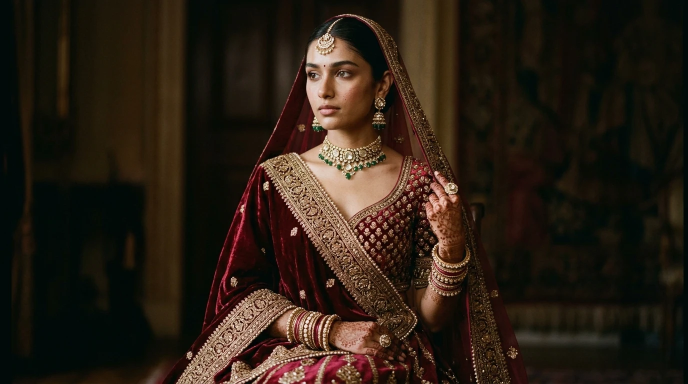
#> input picture assets/images/anzara-editorial-1600.webp, 1376 x 768 px, given in place of media_1791977311474_4f5a0861.png, which was not available (shown at 1/2 size)
$ python prepare_hero_reel_assets.py
#> lines starting #> are read from the running program, lines starting #| are printed output that depends on the picture; pictures that were not available may be replaced by others from this repository, and a replacement may not be noted
import os
from pathlib import Path
from PIL import Image, ImageOps, ImageEnhance

SRC_DIR = Path('C:/Users/user/.gemini/antigravity/brain/1cf3e02f-f0d5-46e5-b186-ba58f449fd72/.user_uploaded')
DEST_DIR = Path('c:/Users/user/Downloads/dmwithsaiful/assets/images')
DEST_DIR.mkdir(parents=True, exist_ok=True)

# Process the 3 images from user
user_images = [
    ('media_1791977311474_4f5a0861.png', 'hero-reel-1.webp'), # green wireframe 3d
    ('media_1791977313670_cfd0c183.png', 'hero-reel-2.webp'), # iridescent chrome 3d head
    ('media_1791977358140_a06ba875.png', 'hero-reel-3.webp'), # digital UI smartwatch
]

for src_name, dest_name in user_images:
    src_path = SRC_DIR / src_name
    im = Image.open(src_path).convert('RGB')
#> im is the input picture: PIL image 1376x768 RGB; mean R, G, B 42.2, 30.9, 20.3
    w, h = im.size
#> w = 1376; h = 768
    # crop square
    dim = min(w, h)
#> dim = 768
    left = (w - dim) // 2
#> left = 304
    top = (h - dim) // 2
#> top = 0
    cropped = im.crop((left, top, left + dim, top + dim))
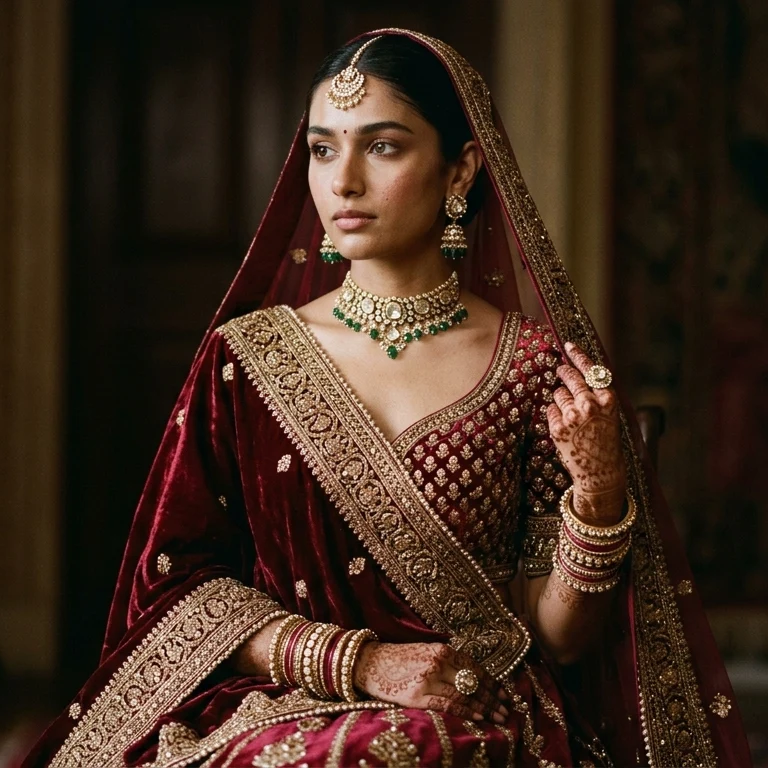
#> cropped: PIL image 768x768 RGB; mean R, G, B 62.8, 42.7, 29.7
    # resize to 400x400
    resized = cropped.resize((400, 400), Image.Resampling.LANCZOS)

    # Slight contrast enhance
    enhancer = ImageEnhance.Contrast(resized)
    enhanced = enhancer.enhance(1.08)
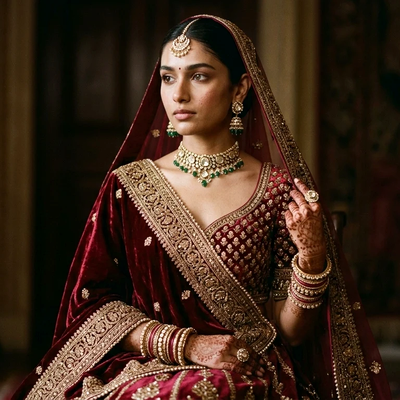
#> enhanced: PIL image 400x400 RGB; mean R, G, B 63.6, 41.9, 28

    out_path = DEST_DIR / dest_name
    enhanced.save(out_path, 'WEBP', quality=92)
#> (the run stopped early here; a loop or call above may not have finished)

$ run again, on assets/images/azran-editorial-1600.webp
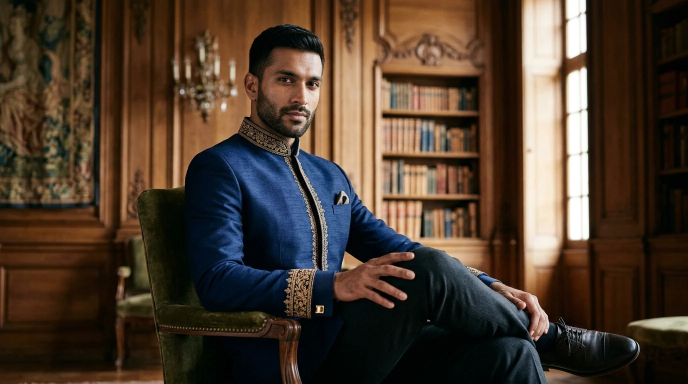
#> input picture assets/images/azran-editorial-1600.webp, 1376 x 768 px, given in place of media_1791977311474_4f5a0861.png, which was not available (shown at 1/2 size)
#> im is the input picture: PIL image 1376x768 RGB; mean R, G, B 75.1, 58.9, 45.3
#> `cropped = im.crop((left, top, left + dim, top + dim))`:
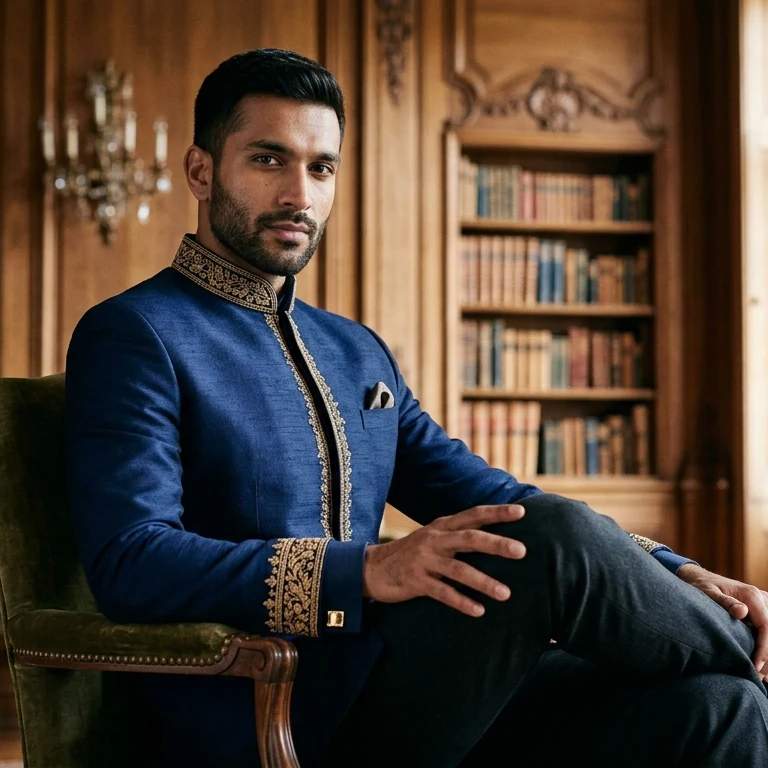
#> cropped: PIL image 768x768 RGB; mean R, G, B 77.4, 62.8, 52

$ run again, on assets/images/m14-1600.webp
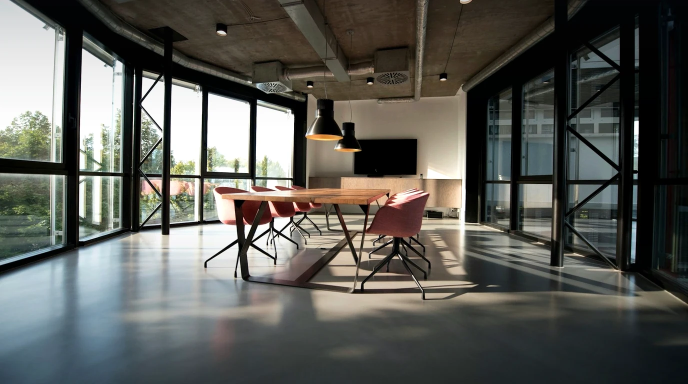
#> input picture assets/images/m14-1600.webp, 1376 x 768 px, given in place of media_1791977311474_4f5a0861.png, which was not available (shown at 1/2 size)
#> im is the input picture: PIL image 1376x768 RGB; mean R, G, B 90.8, 91.3, 86.2
#> `cropped = im.crop((left, top, left + dim, top + dim))`:
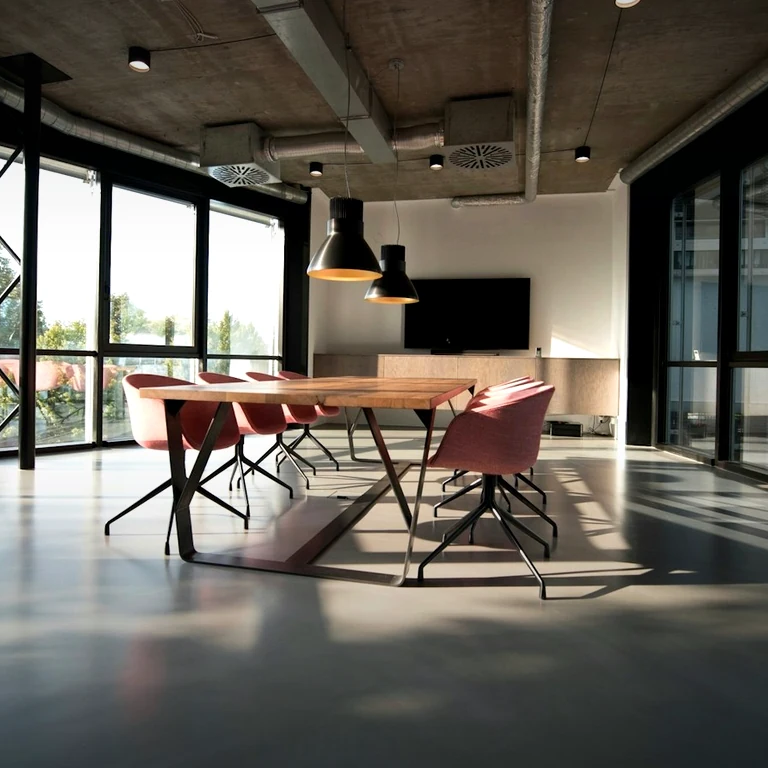
#> cropped: PIL image 768x768 RGB; mean R, G, B 101.2, 96.5, 88.1
#> `resized = cropped.resize((400, 400), Image.Resampling.LANCZOS)`:
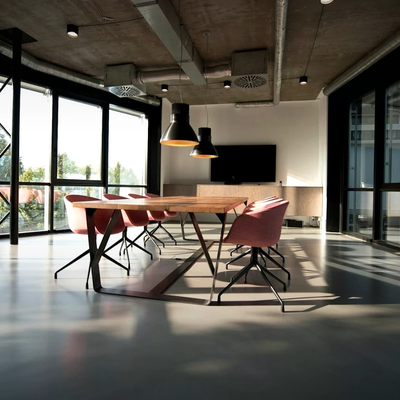
#> resized: PIL image 400x400 RGB; mean R, G, B 101.2, 96.4, 88.1
